Frame 1 (no input): blank canvas, image omitted
Frame 60 (the mouse pressed at the canvas centre just before this capture): blank canvas, image omitted
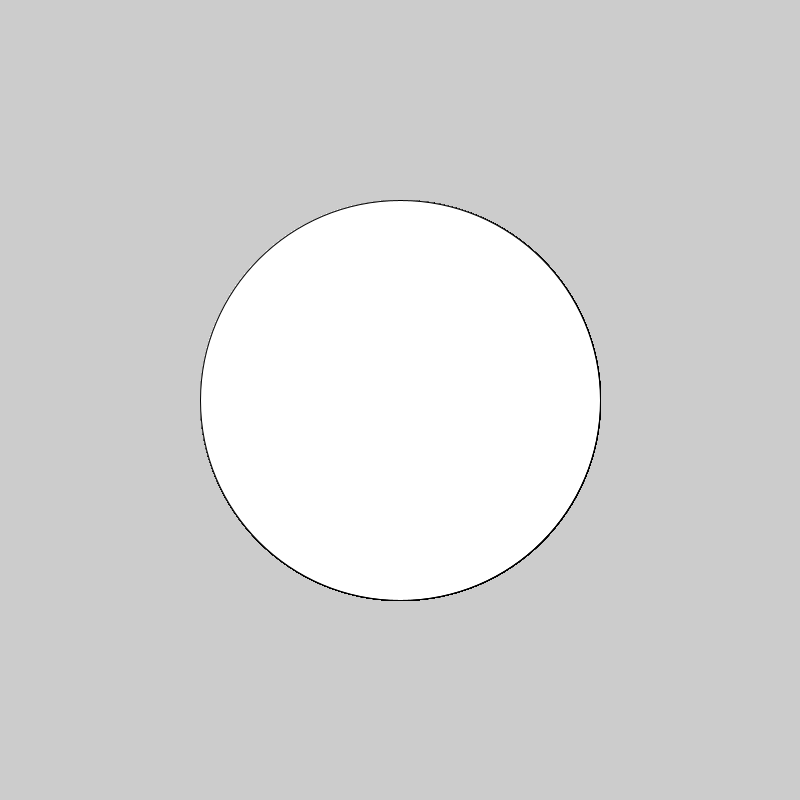
Frame 120 (the mouse held since frame 60 and released just before this capture)

The Processing sketch whose frames 1 and 60 were blank and that drew this single picture after the mouse press (run headless with seeded random() and noise(); from frame 60 on, the mouse is pressed at the canvas centre):

// Processing sketch: processing_125748
// ── processing_125748.pde


void setup() {
 size(800, 800);
}



void draw(){
  
  fill(255);
  stroke(0);

  ellipse(width/2,height/2,mouseX,mouseY);
}

void keyReleased(){
 
 save("ima"+frameCount+".png");
  
}
